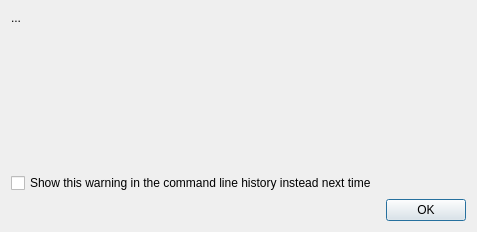
<?xml version="1.0" encoding="UTF-8"?>
<ui version="4.0">
 <class>PluginWarningDialog</class>
 <widget class="QDialog" name="PluginWarningDialog">
  <property name="geometry">
   <rect>
    <x>0</x>
    <y>0</y>
    <width>477</width>
    <height>232</height>
   </rect>
  </property>
  <property name="windowTitle">
   <string></string>
  </property>
  <layout class="QVBoxLayout" name="verticalLayout">
   <item>
    <widget class="QLabel" name="Text">
     <property name="text">
      <string notr="true">...</string>
     </property>
     <property name="wordWrap">
      <bool>true</bool>
     </property>
     <property name="openExternalLinks">
      <bool>true</bool>
     </property>
     <property name="textInteractionFlags">
      <set>Qt::LinksAccessibleByMouse|Qt::TextSelectableByMouse</set>
     </property>
    </widget>
   </item>
   <item>
    <spacer name="verticalSpacer">
     <property name="orientation">
      <enum>Qt::Vertical</enum>
     </property>
     <property name="sizeHint" stdset="0">
      <size>
       <width>20</width>
       <height>40</height>
      </size>
     </property>
    </spacer>
   </item>
   <item>
    <widget class="QCheckBox" name="DontShow">
     <property name="text">
      <string>Show this warning in the command line history instead next time</string>
     </property>
    </widget>
   </item>
   <item>
    <widget class="QDialogButtonBox" name="buttonBox">
     <property name="orientation">
      <enum>Qt::Horizontal</enum>
     </property>
     <property name="standardButtons">
      <set>QDialogButtonBox::Ok</set>
     </property>
    </widget>
   </item>
  </layout>
 </widget>
 <resources/>
 <connections>
  <connection>
   <sender>buttonBox</sender>
   <signal>accepted()</signal>
   <receiver>TrialDialog</receiver>
   <slot>accept()</slot>
   <hints>
    <hint type="sourcelabel">
     <x>248</x>
     <y>254</y>
    </hint>
    <hint type="destinationlabel">
     <x>157</x>
     <y>274</y>
    </hint>
   </hints>
  </connection>
  <connection>
   <sender>buttonBox</sender>
   <signal>rejected()</signal>
   <receiver>TrialDialog</receiver>
   <slot>reject()</slot>
   <hints>
    <hint type="sourcelabel">
     <x>316</x>
     <y>260</y>
    </hint>
    <hint type="destinationlabel">
     <x>286</x>
     <y>274</y>
    </hint>
   </hints>
  </connection>
 </connections>
</ui>
